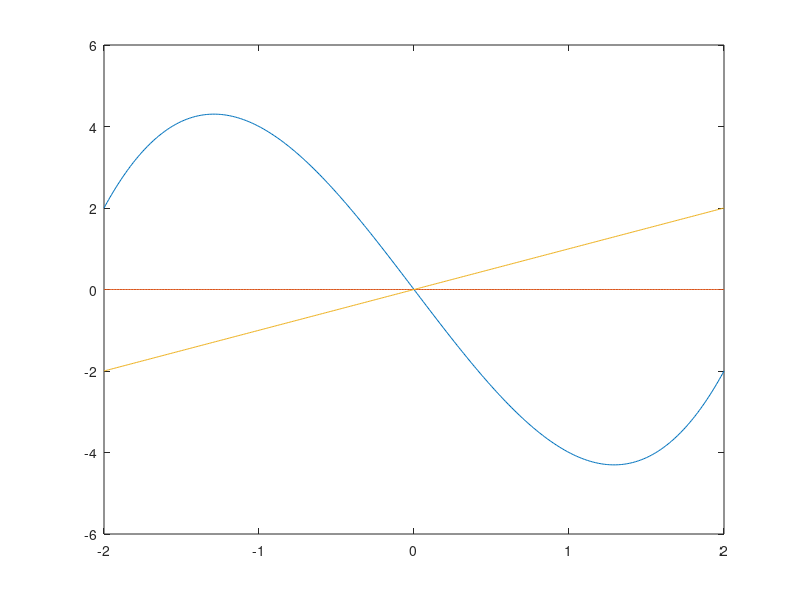

This figure's MATLAB source:
%%%%%   Este programa encontra um zero REAL de uma funcao pelo   %%%%%%
%%%%%                   METODO DE NEWTON-RAPHSON                 %%%%%%

function NewtonModelo()
 %clc
 format long

 %%% Se os dados fossem digitados:
 %x0   = input('Informe uma aproximacao inicial xo: ');
 %prec = input('Entre com a precisao desejada: ');

 %%% Aproximações da raiz e precisoes utilizados para cada funcao
 prec = 10^-10;
 %x0=2;    %y=x*log10(x)-1
 %x0=2;    %y=x^2-1/2; 
 %x0=2;    %y=x^3-9*x+3;
 %x0=1.4;  %y=x^3-9*x+3;

 x0 = 1; %=> cicla                        %y = t.^3-5*t;
 %x0 = +-sqrt(5/3) => y'=0 (problema)      %y = t.^3-5*t;
 %x0 != 0, Sempre cicla                    %y = sqrt(abs(t));

 x = x0; fx = f(x);

 X = -2:0.01:2;
 Y = f(X);
 Y1 = g(X);
 Y0 = zeros(size(X));
 plot(X,Y, X, Y0, X, Y1);
 
 % Abandonar se x0 jah for um zero
 if ( abs(fx) < prec )
  disp ('==> A aproximacao inicial x0 eh um zero de f');
  return;
 end

 MaxIter = 1000;
 for k = 1:MaxIter
  % Calcular nova aproximacao "x" pelo metodo de Newton, com base no "x" atual,
  % e o valor correspondente da funcao "fx"
  x = x - fx/df(x);
  fx = f(x);
  disp(x);
  % Verificar se x jah eh um zero: se sim abandonar iteracoes
  
 if ( abs(fx) < prec )
  break;
 end
 end

 % imprimir raiz encontrada, valor da funcao na raiz e o numero de iteracoes
 disp ('A solucao encontrada pelo metodo de Newton foi: ');
 disp (x)
 disp ('O valor de f(x) calculado na solucao foi: ');
 disp (fx)
 disp ('Total de Iteracoes: ');
 disp (k);
end

function y = f(t)
 %y = t.*log10(t) - 1; 
 %y = t.^2 - 1/2;     
 %y = t.^3 - 9*t + 3; 

 y = t.^3-5*t;    
 %y = sqrt(abs(t));   
end
            
function y = df(t)
 %y = log10(t)+1/log(10);
 %y = 2*t;                       
 %y = 3*t.^2 - 9;
  
 y = 3.*t.^2-5;
 %y = sqrt(abs(t))/(2*t);
end

function y = g(t)
y = t - f(t)/df(t);
end
